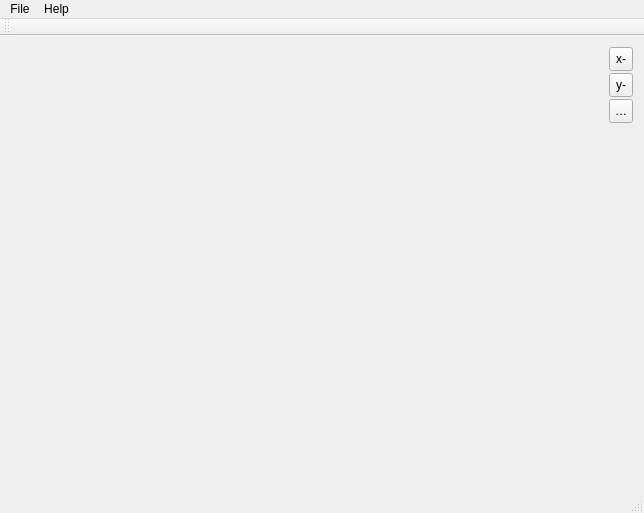
<?xml version="1.0" encoding="UTF-8"?>
<ui version="4.0">
 <class>MainWindow</class>
 <widget class="QMainWindow" name="MainWindow">
  <property name="geometry">
   <rect>
    <x>0</x>
    <y>0</y>
    <width>644</width>
    <height>513</height>
   </rect>
  </property>
  <property name="windowTitle">
   <string>MainWindow</string>
  </property>
  <widget class="QWidget" name="centralWidget">
   <layout class="QHBoxLayout" name="horizontalLayout">
    <item>
     <widget class="GLWidget" name="glWidget" native="true">
      <property name="acceptDrops">
       <bool>true</bool>
      </property>
     </widget>
    </item>
    <item>
     <widget class="QWidget" name="quickTools" native="true">
      <property name="sizePolicy">
       <sizepolicy hsizetype="Fixed" vsizetype="Preferred">
        <horstretch>0</horstretch>
        <verstretch>0</verstretch>
       </sizepolicy>
      </property>
      <property name="minimumSize">
       <size>
        <width>24</width>
        <height>0</height>
       </size>
      </property>
      <property name="maximumSize">
       <size>
        <width>24</width>
        <height>16777215</height>
       </size>
      </property>
      <layout class="QVBoxLayout" name="verticalLayout">
       <property name="spacing">
        <number>2</number>
       </property>
       <property name="leftMargin">
        <number>0</number>
       </property>
       <property name="topMargin">
        <number>0</number>
       </property>
       <property name="rightMargin">
        <number>0</number>
       </property>
       <property name="bottomMargin">
        <number>0</number>
       </property>
       <item>
        <widget class="QToolButton" name="xyShrinkButton">
         <property name="sizePolicy">
          <sizepolicy hsizetype="Fixed" vsizetype="Fixed">
           <horstretch>0</horstretch>
           <verstretch>0</verstretch>
          </sizepolicy>
         </property>
         <property name="minimumSize">
          <size>
           <width>24</width>
           <height>24</height>
          </size>
         </property>
         <property name="maximumSize">
          <size>
           <width>24</width>
           <height>24</height>
          </size>
         </property>
         <property name="text">
          <string>x-</string>
         </property>
        </widget>
       </item>
       <item>
        <widget class="QToolButton" name="xyGrowButton">
         <property name="sizePolicy">
          <sizepolicy hsizetype="Fixed" vsizetype="Fixed">
           <horstretch>0</horstretch>
           <verstretch>0</verstretch>
          </sizepolicy>
         </property>
         <property name="minimumSize">
          <size>
           <width>24</width>
           <height>24</height>
          </size>
         </property>
         <property name="maximumSize">
          <size>
           <width>24</width>
           <height>24</height>
          </size>
         </property>
         <property name="text">
          <string>y-</string>
         </property>
        </widget>
       </item>
       <item>
        <widget class="QToolButton" name="fitAndSaveButton">
         <property name="sizePolicy">
          <sizepolicy hsizetype="Fixed" vsizetype="Fixed">
           <horstretch>0</horstretch>
           <verstretch>0</verstretch>
          </sizepolicy>
         </property>
         <property name="minimumSize">
          <size>
           <width>24</width>
           <height>24</height>
          </size>
         </property>
         <property name="maximumSize">
          <size>
           <width>24</width>
           <height>24</height>
          </size>
         </property>
         <property name="toolTip">
          <string extracomment="Fit and Save"/>
         </property>
         <property name="text">
          <string>F&amp;&amp;S</string>
         </property>
         <property name="shortcut">
          <string>Ctrl+F</string>
         </property>
        </widget>
       </item>
       <item>
        <spacer name="verticalSpacer">
         <property name="orientation">
          <enum>Qt::Vertical</enum>
         </property>
         <property name="sizeHint" stdset="0">
          <size>
           <width>20</width>
           <height>40</height>
          </size>
         </property>
        </spacer>
       </item>
      </layout>
     </widget>
    </item>
   </layout>
  </widget>
  <widget class="QMenuBar" name="menuBar">
   <property name="geometry">
    <rect>
     <x>0</x>
     <y>0</y>
     <width>644</width>
     <height>22</height>
    </rect>
   </property>
   <widget class="QMenu" name="menuFile">
    <property name="title">
     <string>File</string>
    </property>
    <addaction name="actionNew"/>
    <addaction name="actionLoad"/>
    <addaction name="separator"/>
    <addaction name="actionClose"/>
    <addaction name="actionSave"/>
    <addaction name="actionSave_As"/>
    <addaction name="separator"/>
    <addaction name="actionPage_Setup"/>
    <addaction name="actionPrint"/>
    <addaction name="separator"/>
    <addaction name="actionQuit"/>
   </widget>
   <widget class="QMenu" name="menuHelp">
    <property name="title">
     <string>Help</string>
    </property>
    <addaction name="actionPreferences"/>
    <addaction name="separator"/>
    <addaction name="actionAbout_Electrictrick"/>
   </widget>
   <addaction name="menuFile"/>
   <addaction name="menuHelp"/>
  </widget>
  <widget class="QToolBar" name="mainToolBar">
   <attribute name="toolBarArea">
    <enum>TopToolBarArea</enum>
   </attribute>
   <attribute name="toolBarBreak">
    <bool>false</bool>
   </attribute>
  </widget>
  <widget class="QStatusBar" name="statusBar"/>
  <action name="actionQuit">
   <property name="text">
    <string>Quit</string>
   </property>
   <property name="shortcut">
    <string>Ctrl+Q</string>
   </property>
  </action>
  <action name="actionAbout_Electrictrick">
   <property name="text">
    <string>About Electrictrick...</string>
   </property>
  </action>
  <action name="actionLoad">
   <property name="text">
    <string>Load...</string>
   </property>
   <property name="shortcut">
    <string>Ctrl+O</string>
   </property>
  </action>
  <action name="actionPreferences">
   <property name="text">
    <string>Preferences...</string>
   </property>
   <property name="shortcut">
    <string>Ctrl+R</string>
   </property>
  </action>
  <action name="actionNew">
   <property name="text">
    <string>New</string>
   </property>
   <property name="shortcut">
    <string>Ctrl+N</string>
   </property>
  </action>
  <action name="actionClose">
   <property name="text">
    <string>Close</string>
   </property>
   <property name="shortcut">
    <string>Ctrl+W</string>
   </property>
  </action>
  <action name="actionSave">
   <property name="text">
    <string>Save</string>
   </property>
   <property name="shortcut">
    <string>Ctrl+S</string>
   </property>
  </action>
  <action name="actionSave_As">
   <property name="text">
    <string>Save As...</string>
   </property>
   <property name="shortcut">
    <string>Ctrl+Shift+S</string>
   </property>
  </action>
  <action name="actionPage_Setup">
   <property name="text">
    <string>Page Setup...</string>
   </property>
   <property name="shortcut">
    <string>Ctrl+Shift+P</string>
   </property>
  </action>
  <action name="actionPrint">
   <property name="text">
    <string>Print...</string>
   </property>
   <property name="shortcut">
    <string>Ctrl+P</string>
   </property>
  </action>
 </widget>
 <layoutdefault spacing="6" margin="11"/>
 <customwidgets>
  <customwidget>
   <class>GLWidget</class>
   <extends>QWidget</extends>
   <header>glwidget.h</header>
   <container>1</container>
  </customwidget>
 </customwidgets>
 <resources/>
 <connections/>
</ui>
